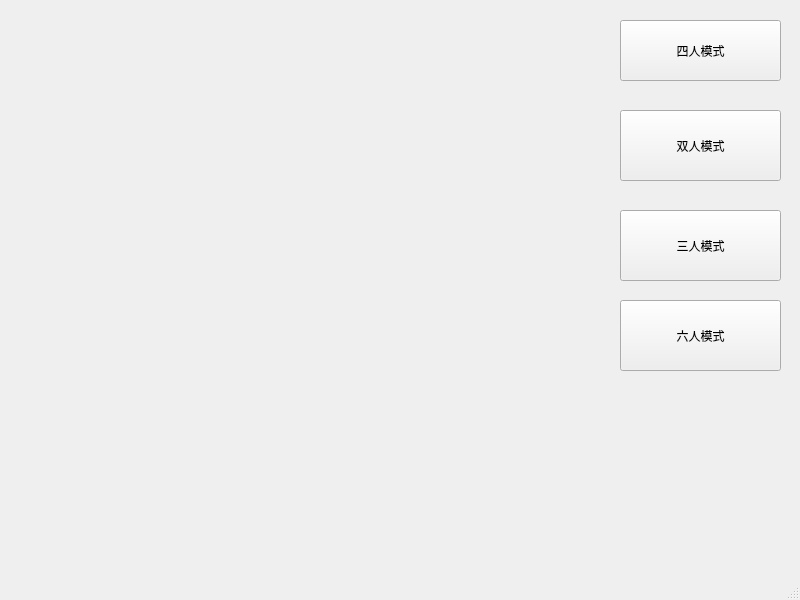
<?xml version="1.0" encoding="UTF-8"?>
<ui version="4.0">
 <class>MainWindow</class>
 <widget class="QMainWindow" name="MainWindow">
  <property name="geometry">
   <rect>
    <x>0</x>
    <y>0</y>
    <width>800</width>
    <height>600</height>
   </rect>
  </property>
  <property name="windowTitle">
   <string>MainWindow</string>
  </property>
  <widget class="QWidget" name="centralwidget">
   <widget class="QPushButton" name="pushButton">
    <property name="geometry">
     <rect>
      <x>620</x>
      <y>20</y>
      <width>161</width>
      <height>61</height>
     </rect>
    </property>
    <property name="text">
     <string>四人模式</string>
    </property>
   </widget>
   <widget class="QPushButton" name="pushButton_2">
    <property name="geometry">
     <rect>
      <x>620</x>
      <y>110</y>
      <width>161</width>
      <height>71</height>
     </rect>
    </property>
    <property name="text">
     <string>双人模式</string>
    </property>
   </widget>
   <widget class="QPushButton" name="pushButton_3">
    <property name="geometry">
     <rect>
      <x>620</x>
      <y>210</y>
      <width>161</width>
      <height>71</height>
     </rect>
    </property>
    <property name="text">
     <string>三人模式</string>
    </property>
   </widget>
   <widget class="QPushButton" name="pushButton_4">
    <property name="geometry">
     <rect>
      <x>620</x>
      <y>300</y>
      <width>161</width>
      <height>71</height>
     </rect>
    </property>
    <property name="text">
     <string>六人模式</string>
    </property>
   </widget>
  </widget>
  <widget class="QMenuBar" name="menubar">
   <property name="geometry">
    <rect>
     <x>0</x>
     <y>0</y>
     <width>800</width>
     <height>24</height>
    </rect>
   </property>
  </widget>
  <widget class="QStatusBar" name="statusbar"/>
 </widget>
 <resources/>
 <connections/>
</ui>
